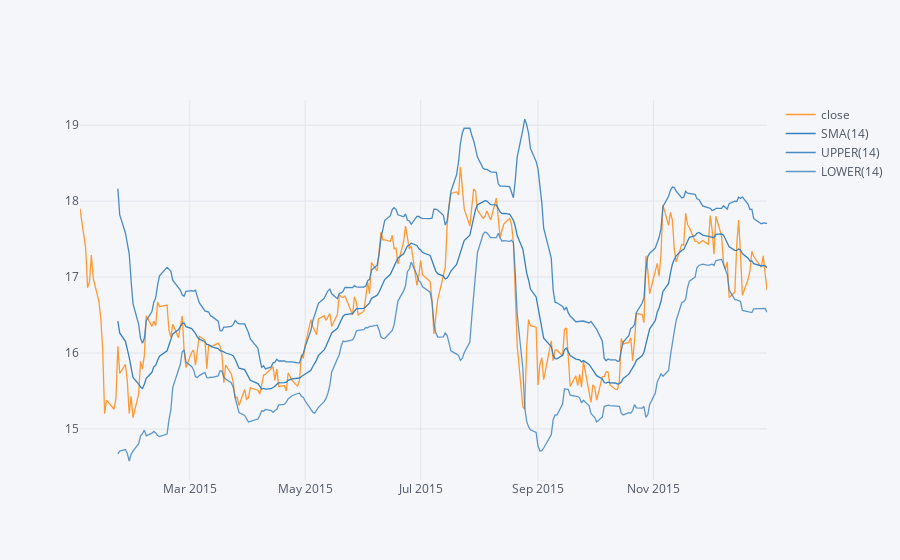

Notebook code for this chart:
### Markdown cell above
**Use .ta_plot(study='boll') to create a Bollinger Band Plot for Bank of America for the year 2015.**

### Code cell
BAC['close'].loc['2015-01-01':'2016-01-01'].ta_plot(study='boll')

### Figure 1 — Plotly figure (JSON) as saved in the notebook; plotly's stock layout.template omitted (floating-point values rounded to 4 significant figures; data arrays with more than 128 entries replaced by an {"elided": "..."} marker saying what was removed)
{"data": [{"line": {"color": "rgba(255, 153, 51, 1.0)", "dash": "solid", "shape": "linear", "width": 1.3}, "mode": "lines", "name": "close", "text": "", "type": "scatter", "x": {"elided": "252 str values"}, "y": {"elided": "252 float values"}}, {"line": {"color": "rgba(55, 128, 191, 1.0)", "dash": "solid", "shape": "linear", "width": 1.3}, "mode": "lines", "name": "SMA(14)", "text": "", "type": "scatter", "x": {"elided": "252 str values"}, "y": {"elided": "252 mixed values"}}, {"line": {"color": "rgba(55, 128, 191, 0.8999999999999999)", "dash": "solid", "shape": "linear", "width": 1.3}, "mode": "lines", "name": "UPPER(14)", "text": "", "type": "scatter", "x": {"elided": "252 str values"}, "y": {"elided": "252 mixed values"}}, {"line": {"color": "rgba(55, 128, 191, 0.7999999999999998)", "dash": "solid", "shape": "linear", "width": 1.3}, "mode": "lines", "name": "LOWER(14)", "text": "", "type": "scatter", "x": {"elided": "252 str values"}, "y": {"elided": "252 mixed values"}}], "layout": {"legend": {"bgcolor": "#F5F6F9", "font": {"color": "#4D5663"}}, "paper_bgcolor": "#F5F6F9", "plot_bgcolor": "#F5F6F9", "title": {"font": {"color": "#4D5663"}}, "xaxis": {"gridcolor": "#E1E5ED", "showgrid": true, "tickfont": {"color": "#4D5663"}, "title": {"font": {"color": "#4D5663"}, "text": ""}, "zerolinecolor": "#E1E5ED"}, "yaxis": {"gridcolor": "#E1E5ED", "showgrid": true, "tickfont": {"color": "#4D5663"}, "title": {"font": {"color": "#4D5663"}, "text": ""}, "zerolinecolor": "#E1E5ED"}}}
